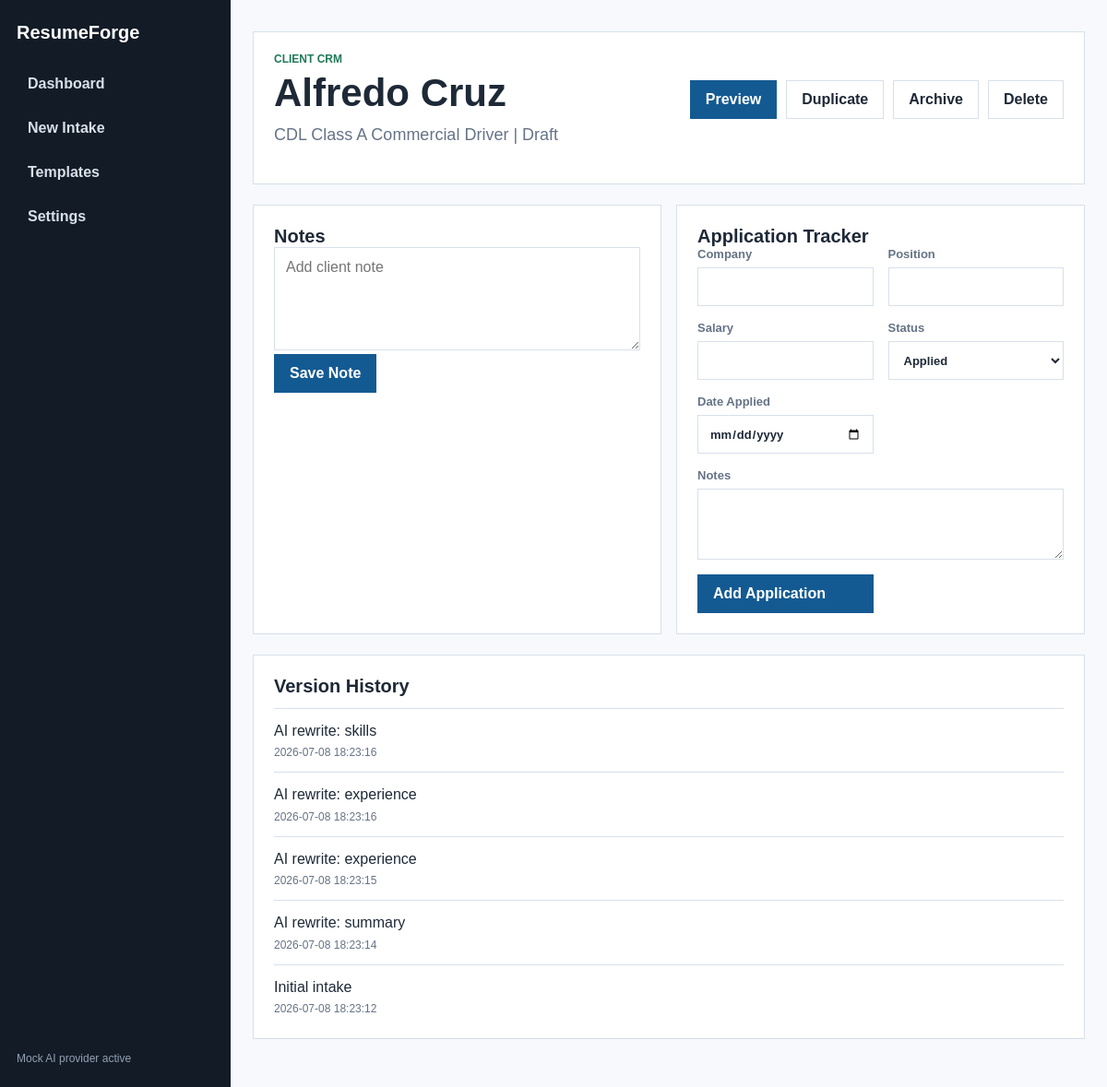
The app's page /clients/2 with its own data.
### tables this page shows
CREATE TABLE clients (
                id INTEGER PRIMARY KEY AUTOINCREMENT,
                template_key TEXT NOT NULL,
                full_name TEXT NOT NULL,
                city_state TEXT,
                phone TEXT,
                email TEXT,
                target_role TEXT,
                professional_summary TEXT,
                certifications TEXT,
                skills TEXT,
                work_experience TEXT,
                education TEXT,
                created_at TEXT DEFAULT CURRENT_TIMESTAMP,
                updated_at TEXT DEFAULT CURRENT_TIMESTAMP
            , status TEXT DEFAULT 'Draft', notes TEXT DEFAULT '', archived_at TEXT, deleted_at TEXT);

CREATE TABLE client_versions (
                id INTEGER PRIMARY KEY AUTOINCREMENT,
                client_id INTEGER NOT NULL,
                snapshot TEXT NOT NULL,
                reason TEXT,
                created_at TEXT DEFAULT CURRENT_TIMESTAMP,
                FOREIGN KEY(client_id) REFERENCES clients(id)
            );

### app/main.py (the view)
@app.get("/clients/{client_id}", response_class=HTMLResponse)
def client_detail(request: Request, client_id: int) -> HTMLResponse:
    client = require_client(client_id)
    files = generated_files_for_client(client_id)
    return templates.TemplateResponse(
        "client_detail.html",
        {
            "request": request,
            "client": client,
            "notes": client_repo.notes(client_id),
            "versions": client_repo.versions(client_id),
            "applications": application_repo.list_for_client(client_id),
            "files": files,
            "timeline": client_timeline(client_id),
        },
    )

### app/templates/client_detail.html (shortened to what this page needs)
{% extends "base.html" %}
{% block content %}
<section class="panel">
  <div class="section-heading">
    <div>
      <p class="eyebrow">Client CRM</p>
      <h1>{{ client.full_name }}</h1>
      <p class="lede">{{ client.target_role }} | {{ client.status }}</p>
    </div>
    <div class="actions">
      <a class="button primary" href="/clients/{{ client.id }}/preview">Preview</a>
      <form method="post" action="/clients/{{ client.id }}/duplicate"><button class="button" type="submit">Duplicate</button></form>
      <form method="post" action="/clients/{{ client.id }}/archive"><button class="button" type="submit">Archive</button></form>
      <form method="post" action="/clients/{{ client.id }}/delete"><button class="button ghost" type="submit">Delete</button></form>
    </div>
  </div>
</section>
<section class="grid two crm-grid">
  <div class="workspace">
    <h2>Notes</h2>
    <form method="post" action="/clients/{{ client.id }}/notes">
      <textarea name="note" rows="4" placeholder="Add client note"></textarea>
      <button class="button primary" type="submit">Save Note</button>
    </form>
  </div>
  <div class="workspace">
    <h2>Application Tracker</h2>
    <form class="grid two" method="post" action="/clients/{{ client.id }}/applications">
      <label>Company<input name="company"></label>
      <label>Position<input name="position"></label>
      <label>Salary<input name="salary"></label>
      <label>Status<select name="status"><option>Applied</option><option>Interview Scheduled</option><option>Offer</option><option>Rejected</option><option>Accepted</option></select></label>
      <label>Date Applied<input name="date_applied" type="date"></label>
      <label class="wide">Notes<textarea name="notes" rows="3"></textarea></label>
      <button class="button primary" type="submit">Add Application</button>
    </form>
  </div>
</section>
<section class="workspace">
  <h2>Version History</h2>
  {% for version in versions %}
    <p class="note">{{ version.reason }} <span>{{ version.created_at }}</span></p>
  {% endfor %}
</section>
{% endblock %}

### app/templates/base.html (shortened to what this page needs)
<!doctype html>
<html lang="en">
  <head>
    <link rel="stylesheet" href="/static/styles.css">
  </head>
  <body>
    <div class="app-shell">
      <aside class="sidebar">
        <a class="brand" href="/">ResumeForge</a>
        <nav class="nav-stack">
          <a href="/">Dashboard</a>
          <a href="/clients/new">New Intake</a>
          <a href="/marketplace">Templates</a>
          <a href="/settings">Settings</a>
        </nav>
        <div class="sidebar-foot">Mock AI provider active</div>
      </aside>
      <main class="page">
        {% block content %}{% endblock %}
      </main>
    </div>
  </body>
</html>

### app/static/styles.css (style rules this page uses)
:root { --ink: #1e2937; --muted: #657386; --line: #d8e0ea; --blue: #145a92; --blue-dark: #0f4068; --green: #1f7a58; --gold: #a66f12; --paper: #f7f9fc; --white: #ffffff; }
* { box-sizing: border-box; }
body { margin: 0; color: var(--ink); font-family: Arial, Helvetica, sans-serif; background: var(--paper); }
a { color: var(--blue); text-decoration: none; }
.app-shell { display: grid; grid-template-columns: 250px minmax(0, 1fr); min-height: 100vh; }
.sidebar { background: #121b26; color: #d8e0ea; display: flex; flex-direction: column; gap: 24px; padding: 24px 18px; }
.nav-stack { display: grid; gap: 8px; }
.nav-stack a { color: #d8e0ea; font-weight: 800; padding: 11px 12px; }
.sidebar-foot { color: #92a1b3; font-size: 12px; margin-top: auto; }
.brand { color: var(--white); font-size: 20px; font-weight: 800; }
.page { margin: 0 auto; max-width: 1180px; padding: 34px 24px 52px; }
.panel { background: var(--white); border: 1px solid var(--line); margin-bottom: 22px; padding: 22px; }
.eyebrow { color: var(--green); font-size: 12px; font-weight: 800; letter-spacing: 0; margin: 0 0 8px; text-transform: uppercase; }
h1 { font-size: 42px; line-height: 1.05; margin: 0 0 10px; }
h2 { font-size: 20px; margin: 0; }
.lede { color: var(--muted); font-size: 18px; line-height: 1.45; margin: 0; max-width: 620px; }
.actions { align-items: center; display: flex; flex-wrap: wrap; gap: 10px; justify-content: flex-end; }
.button { align-items: center; background: var(--white); border: 1px solid var(--line); color: var(--ink); cursor: pointer; display: inline-flex; font: inherit; font-weight: 800; min-height: 42px; padding: 0 16px; }
.button.primary { background: var(--blue); border-color: var(--blue); color: var(--white); }
.button.ghost { background: transparent; }
.workspace, .form-section, .side-panel, .download-shell { background: var(--white); border: 1px solid var(--line); padding: 22px; }
.section-heading { align-items: center; display: flex; justify-content: space-between; margin-bottom: 18px; }
.grid { display: grid; gap: 16px; }
.grid.two { grid-template-columns: repeat(2, minmax(0, 1fr)); }
.wide { grid-column: 1 / -1; }
label { color: var(--muted); display: grid; font-size: 13px; font-weight: 800; gap: 7px; }
input, textarea, select { border: 1px solid var(--line); color: var(--ink); font: inherit; min-height: 42px; padding: 10px 12px; width: 100%; }
textarea { line-height: 1.4; resize: vertical; }
select { background: var(--white); }
.crm-grid { margin-bottom: 22px; }
.note { border-top: 1px solid var(--line); color: var(--ink); line-height: 1.45; margin: 12px 0 0; padding-top: 12px; }
.note span { color: var(--muted); display: block; font-size: 12px; margin-top: 4px; }

### records on screen
clients: full_name "Alfredo Cruz", target_role "CDL Class A Commercial Driver", status "Draft"
client_versions: reason "AI rewrite: skills", created_at "2026-07-08 18:23:16"
client_versions: reason "AI rewrite: experience", created_at "2026-07-08 18:23:16"
client_versions: reason "AI rewrite: experience", created_at "2026-07-08 18:23:15"
client_versions: reason "AI rewrite: summary", created_at "2026-07-08 18:23:14"
client_versions: reason "Initial intake", created_at "2026-07-08 18:23:12"
